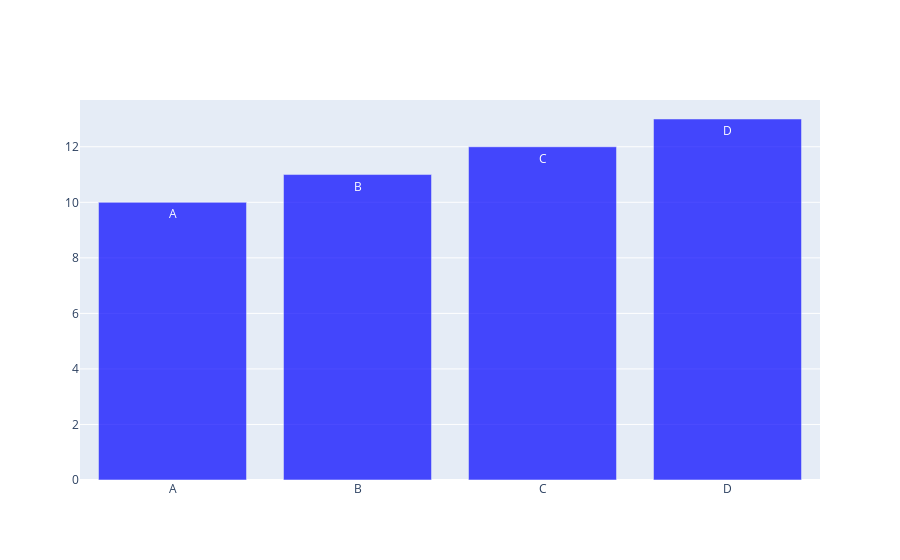

The code cell stored with this chart in its notebook:
### Markdown cell above
## 条形图
`go.Bar` 是 Plotly 中用于创建条形图（Bar chart）的类。以下是一些常用的参数：

`x`: 用于指定条形的位置，可以是单个值、列表或数组。每个位置上都会绘制一条条形。
`y`: 用于指定条形的高度，可以是单个值、列表或数组。每个高度值对应一个位置上的条形。
`name`: 为 trace 指定一个名称，用于图例等。
`orientation`: 指定条形图的方向，可以是 'v'（垂直）或 'h'（水平），默认为垂直型条形图。
`marker`: 一个字典，包含有关条形的属性，例如颜色、透明度等。
`text`: 用于在条形上显示的文本，可以是单个值、列表或数组；可以用来在图中展示具体的类别。

例：作出条形图，条形的颜色为蓝色，透明度为0.7，同时在每个条形上显示对应的 A、B、C、D 类别。

### Code cell
x_values = ["A","B","C","D"]
y_values = [10, 11, 12, 13]

trace = go.Bar(
    x=x_values,
    y=y_values,
    name='Bar Chart',
    orientation='v',
    marker=dict(
        color='blue',
        opacity=0.7
    ),
    text=['A', 'B', 'C', 'D']
)

fig = go.Figure(trace)
fig.show()

### Figure 1 — Plotly figure (JSON) as saved in the notebook; plotly's stock layout.template omitted (floating-point values rounded to 4 significant figures)
{"data": [{"marker": {"color": "blue", "opacity": 0.7}, "name": "Bar Chart", "orientation": "v", "text": ["A", "B", "C", "D"], "type": "bar", "x": ["A", "B", "C", "D"], "y": [10, 11, 12, 13]}], "layout": {}}
